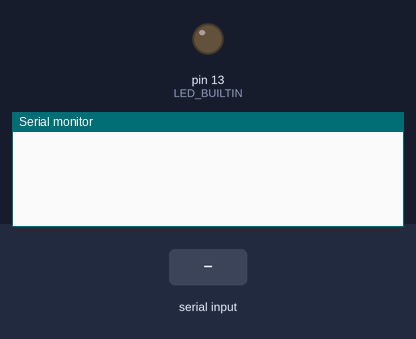
This sketch was run on a simulated Arduino Uno, built with avr-gcc and run on an emulated ATmega328P. Shown: output pins drawn as LEDs (lit = HIGH), the last lines printed to the serial monitor. The test bench sets the inputs (shaded band).

Above: at 1.2 s.
1.3 s: "on\n" received over Serial
At 2.8 s:
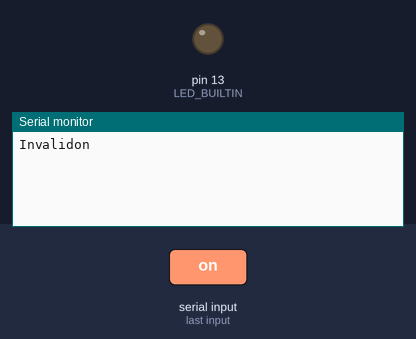
3.8 s: "off\n" received over Serial
At 5.9 s:
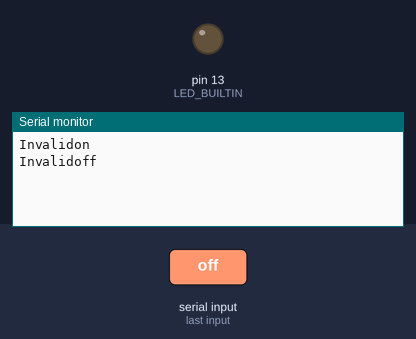
6.3 s: "1\n" received over Serial
At 7.7 s:
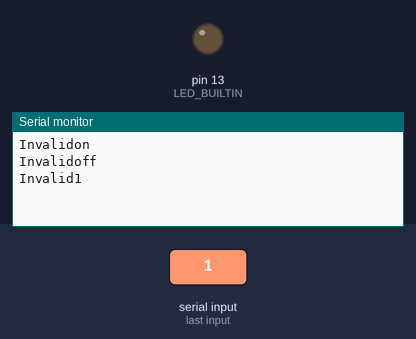

Measured:
- after the input at 1.3 s, the serial monitor: prints a new line after 1.0 s (image 1)
- after the input at 3.8 s, the serial monitor: prints a new line after 1.0 s (image 2)
- after the input at 6.3 s, the serial monitor: prints a new line after 1.0 s (image 3)

The sketch:

workingtest.ino
```cpp
#include <Arduino.h>

String InBytes;

void setup() {
  Serial.begin(9600);
  pinMode(LED_BUILTIN, OUTPUT);
}

void loop() {
  if (Serial.available() > 0) {
    InBytes = Serial.readStringUntil("\n");

    if (InBytes == "on") {
      digitalWrite(LED_BUILTIN, HIGH);
      Serial.write("LED ON");
    } else if (InBytes == "off") {
      digitalWrite(LED_BUILTIN, LOW);
      Serial.write("LED OFF");
    } else {
      Serial.write("Invalid");
      Serial.println(InBytes);
    }
  }
}
```
